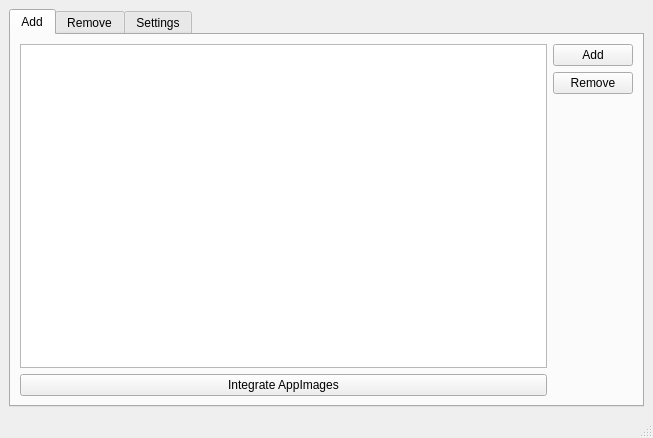
<?xml version="1.0" encoding="UTF-8"?>
<ui version="4.0">
 <class>MainWindow</class>
 <widget class="QMainWindow" name="MainWindow">
  <property name="geometry">
   <rect>
    <x>0</x>
    <y>0</y>
    <width>653</width>
    <height>438</height>
   </rect>
  </property>
  <property name="windowTitle">
   <string>MainWindow</string>
  </property>
  <widget class="QWidget" name="centralwidget">
   <layout class="QGridLayout" name="gridLayout">
    <item row="0" column="0">
     <widget class="QTabWidget" name="tabWidget">
      <property name="currentIndex">
       <number>0</number>
      </property>
      <widget class="QWidget" name="add_tab">
       <attribute name="title">
        <string>Add</string>
       </attribute>
       <layout class="QGridLayout" name="gridLayout_2">
        <item row="0" column="1">
         <widget class="QPushButton" name="add_button">
          <property name="text">
           <string>Add</string>
          </property>
         </widget>
        </item>
        <item row="1" column="1">
         <widget class="QPushButton" name="remove_botton">
          <property name="text">
           <string>Remove</string>
          </property>
         </widget>
        </item>
        <item row="0" column="0" rowspan="3">
         <widget class="QListWidget" name="add_list_widget"/>
        </item>
        <item row="3" column="0">
         <widget class="QPushButton" name="integrate_button">
          <property name="text">
           <string>Integrate AppImages</string>
          </property>
         </widget>
        </item>
       </layout>
      </widget>
      <widget class="QWidget" name="remove_tab">
       <property name="autoFillBackground">
        <bool>false</bool>
       </property>
       <attribute name="title">
        <string>Remove</string>
       </attribute>
       <layout class="QGridLayout" name="gridLayout_4">
        <item row="0" column="0">
         <widget class="QCheckBox" name="select_all">
          <property name="text">
           <string>Select all</string>
          </property>
         </widget>
        </item>
        <item row="0" column="1">
         <widget class="QCheckBox" name="delete_app_check_box">
          <property name="toolTip">
           <string>&lt;html&gt;&lt;head/&gt;&lt;body&gt;&lt;p&gt;Delete the selected AppImages from disk when removing.&lt;/p&gt;&lt;/body&gt;&lt;/html&gt;</string>
          </property>
          <property name="text">
           <string>Delete AppImages</string>
          </property>
         </widget>
        </item>
        <item row="1" column="0" colspan="2">
         <widget class="QListWidget" name="remove_list_widget">
          <property name="verticalScrollBarPolicy">
           <enum>Qt::ScrollBarAsNeeded</enum>
          </property>
          <property name="selectionMode">
           <enum>QAbstractItemView::SingleSelection</enum>
          </property>
         </widget>
        </item>
        <item row="2" column="0" colspan="2">
         <widget class="QPushButton" name="remove_push_button">
          <property name="text">
           <string>Remove selected AppImages</string>
          </property>
         </widget>
        </item>
       </layout>
      </widget>
      <widget class="QWidget" name="settings_tab">
       <attribute name="title">
        <string>Settings</string>
       </attribute>
       <layout class="QGridLayout" name="gridLayout_3">
        <item row="0" column="0">
         <widget class="QLabel" name="default_dir_label">
          <property name="toolTip">
           <string>&lt;html&gt;&lt;head/&gt;&lt;body&gt;&lt;p&gt;The location AppImages will be stored.&lt;/p&gt;&lt;/body&gt;&lt;/html&gt;</string>
          </property>
          <property name="text">
           <string>Default directory:</string>
          </property>
         </widget>
        </item>
        <item row="0" column="1">
         <widget class="QLineEdit" name="default_dir_line_edit">
          <property name="text">
           <string>/home/whit/Applications</string>
          </property>
         </widget>
        </item>
        <item row="0" column="2">
         <widget class="QPushButton" name="change_dir_push_button">
          <property name="text">
           <string>Change</string>
          </property>
         </widget>
        </item>
        <item row="1" column="0" colspan="2">
         <widget class="QCheckBox" name="dark_mode_enable">
          <property name="text">
           <string>Enable dark mode. (requires restart)</string>
          </property>
         </widget>
        </item>
       </layout>
      </widget>
     </widget>
    </item>
   </layout>
  </widget>
  <widget class="QStatusBar" name="statusbar"/>
 </widget>
 <resources/>
 <connections/>
</ui>
